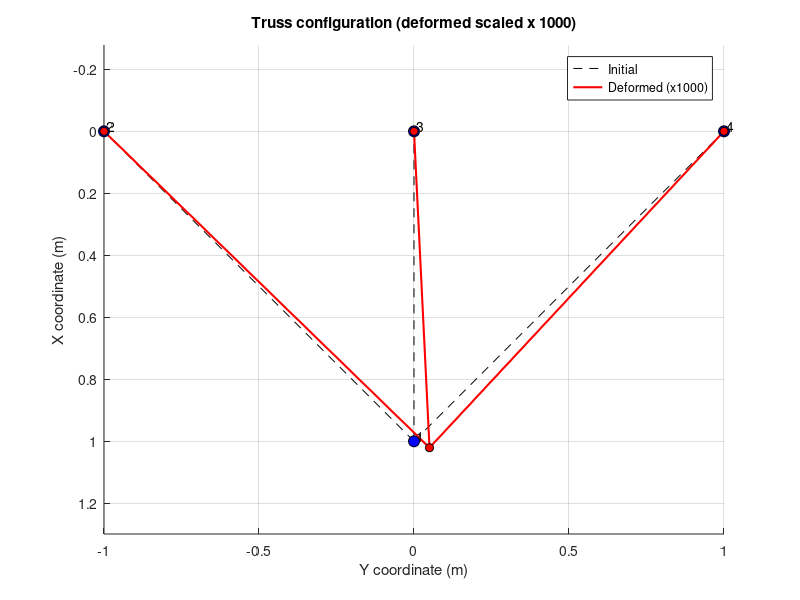

Recreate this plot in MATLAB.
%% FEA Project
%Authors ; Nathan FAGNOU
clc;
clear;
close all;

%% Data of the problem

% Variables
Nn = 4; % Number of nodes
Nr = 3; % Number of rods
L = 1; % Length of the rod
P = 1000; % Force applied on the system
alpha = pi/4; % Angle linked to P 

Module = ones(Nr, 1) * 200e9; % Young modulus E (Pa)
Section = ones(Nr, 1) * 1e-4;  % Section A (m^2)

Coord = [
    L, 0;  % Nod A 
    0, -L; % Nod B
    0, 0;  % Nod C
    0, L;  % Nod D
];

% Connectivity of elements
Connec = [
    1, 2; % Rod 1 (A-B)
    1, 3; % Rod 2 (A-C)
    1, 4; % Rod 3 (A-D)
];
% ---------------------------------------------------------------------

% P decomposition
P_X = P * cos(alpha);
P_Y = P * sin(alpha);

% Matrix orientation / length creation
Length = zeros(Nr, 1);
Orient = zeros(Nr, 1);

for i = 1:Nr
    n1 = Connec(i, 1);
    n2 = Connec(i, 2);

    x1 = Coord(n1, 1); y1 = Coord(n1, 2);
    x2 = Coord(n2, 1); y2 = Coord(n2, 2);

    dX = x2 - x1;
    dY = y2 - y1;

    Length(i) = sqrt(dX^2 + dY^2); % Using Pythagore
    Orient(i) = atan2(dY, dX);
end

%% Boundary conditions
% BC: Ux = 0 and Uy = 0 for nodes 2,3,4 (B, C, D)
BC_Ux = ones(Nn, 1);   % 1 means the node is fixed 
BC_Uy = ones(Nn, 1);   % same
VAL_Ux = zeros(Nn, 1); 
VAL_Uy = zeros(Nn, 1);

BC_Ux(1) = 0; BC_Uy(1) = 0;  % A is the only nod free  


% Force BCs
BC_Fx = zeros(Nn, 1);  % No external forces except for A (see after )
BC_Fy = zeros(Nn, 1);  % Same following Y 
VAL_Fx = zeros(Nn, 1);
VAL_Fy = zeros(Nn, 1);

% load P at node 1
BC_Fx(1) = 1; BC_Fy(1) = 1;
VAL_Fx(1) = P_X;
VAL_Fy(1) = P_Y;

%initialisation of vector F_global and q_global
N_dof_global = 2 * Nn;  % Definition of the number of degrees of freedom
Row_Column_elimin = zeros(N_dof_global,1);  % allow to set DOF for each nods
q_global = zeros(N_dof_global,1);  % Initialisation of displacement vector
F_global = zeros(N_dof_global,1);  % Same for the force 

for i = 1:Nn
    idx_ux = 2*i - 1; % 1 is X1, 3 is X3, etcc
    idx_uy = 2*i; % same for y
    Row_Column_elimin(idx_ux) = BC_Ux(i);  % applied to each nod
    Row_Column_elimin(idx_uy) = BC_Uy(i);
    q_global(idx_ux) = VAL_Ux(i);
    q_global(idx_uy) = VAL_Uy(i);
    F_global(idx_ux) = VAL_Fx(i);
    F_global(idx_uy) = VAL_Fy(i);
end

%% Definition of global stiffness matrix K 
N_dof_global = 2 * Nn; % Number of degrees of freedom
K = zeros(N_dof_global, N_dof_global);

for i = 1:Nr
    E = Module(i);
    A = Section(i);
    L_rod = Length(i);

    n1_idx = Connec(i, 1);
    n2_idx = Connec(i, 2);

    dX = Coord(n2_idx, 1) - Coord(n1_idx, 1);
    dY = Coord(n2_idx, 2) - Coord(n1_idx, 2);

    c = dX / L_rod;
    s = dY / L_rod;
    % Element stiffness matrix
    Ke = (E * A / L_rod) * [
        c^2,  c*s,  -c^2,  -c*s;
        c*s,  s^2,  -c*s,  -s^2;
       -c^2, -c*s,  c^2,   c*s;
       -c*s, -s^2,  c*s,   s^2;
    ];

    % Display element stiffness
    fprintf('\nElement %d: length = %.4f m, cos = %1.6f, sin = %1.6f\n', i, L_rod, c, s);
    fprintf('Ke (element %d):\n', i);
    disp(Ke);

    dof_n1 = [2*n1_idx - 1, 2*n1_idx];
    dof_n2 = [2*n2_idx - 1, 2*n2_idx];

    % Global DOF indices for this element
    dof_global = [dof_n1, dof_n2];
    for j = 1:4
        for k = 1:4
            K(dof_global(j), dof_global(k)) = K(dof_global(j), dof_global(k)) + Ke(j,k);
        end
    end
end

fprintf('\n Global stiffness matrix K \n');
disp(K);

%% Reduced stiffness matrix and reduced load vector  % suppression of fixed dof

dof_free = find(Row_Column_elimin == 0); % vector for nod of unknown displacment
dof_fixed = find(Row_Column_elimin == 1);
q_fixed = q_global(dof_fixed); 

N_BC_U = sum(Row_Column_elimin); % sum of fixed dof
N_dof_reduced = N_dof_global - N_BC_U; % sie of the system

if N_dof_reduced > 0
    K_red = K(dof_free, dof_free);
    fprintf('\n Reduced stiffness matrix K_red (kept DOFs only)\n');
    disp(K_red);

    F_free = F_global(dof_free);  % force vector for A
    K_fc = K(dof_free, dof_fixed);
    Correction_term = K_fc * q_fixed;
    F_red = F_free - Correction_term;
end
    fprintf('Reduced load vector F_red \n');
    disp(F_red');

%% Solve reduced system
if N_dof_reduced > 0
    q_red = K_red \ F_red; % to resolve our linear system
else
    q_red = [];
end

% Rebuild full displacement vector q
if N_dof_reduced > 0
    q_red = K_red \ F_red; % to resolve our linear system
else
    q_red = [];
end
% Rebuild full displacement vector q
q = zeros(N_dof_global, 1);
q(dof_free) = q_red; % assigned value for dof
q(dof_fixed) = q_fixed; % same thing for fixed dof
Nodal_Displacements = reshape(q, 2, Nn)'; % [Ux, Uy] per node

fprintf('\n---------------------------------------------------\n');
fprintf('Load and alpha\n');
fprintf('Load P = %.2f N, Angle alpha = %.2f deg\n', P, rad2deg(alpha));
fprintf('---------------------------------------------------\n\n');

fprintf('Nodal displacements (Ux, Uy) [m]:\n');
fprintf('-------------------------------------------------------------------\n');
for i = 1:Nn
    fprintf('Nœud %d | U_x%d = %1.10e (m) | U_y%d = %1.10e (m)\n', ...
            i, i, Nodal_Displacements(i,1), i, Nodal_Displacements(i,2));
end
fprintf('-------------------------------------------------------------------\n');

%% Reaction forces
R_global = K * q;
R_nodal = reshape(R_global, 2, Nn)';

fprintf('\nReaction forces at constrained DOFs and applied forces (Rx, Ry) [N]:\n');
fprintf('Node | Rx (N)            | Ry (N)\n');
fprintf('---------------------------------------------\n');
for i = 1:Nn
    if Row_Column_elimin(2*i-1) == 1 || Row_Column_elimin(2*i) == 1
        Reaction_X = R_nodal(i,1);
        Reaction_Y = R_nodal(i,2);

        if Row_Column_elimin(2*i-1) == 0
            Reaction_X = F_global(2*i-1);
        end
        if Row_Column_elimin(2*i) == 0
            Reaction_Y = F_global(2*i);
        end
        fprintf('%4d | %1.6f           | %1.6f\n', i, Reaction_X, Reaction_Y);
    end
end
fprintf('---------------------------------------------\n');

%% Visualization 
scale_factor = 1000;
Coord_deformed = Coord + scale_factor * Nodal_Displacements;
figure;
hold on;
grid on;
title(sprintf('Truss configuration (deformed scaled x %d)', scale_factor));
% Horizontal axis is Y
xlabel('Y coordinate (m)'); 
% Vertical axis is X
ylabel('X coordinate (m)'); 
% Use to invert axis 
set(gca, 'YDir', 'reverse');
% ------------------------------------------------------------------------------------------

% Plot initial configuration (y vs x)
for i = 1:Nr
    n1 = Connec(i,1);
    n2 = Connec(i,2);
    if i == 1
        h_initial = plot([Coord(n1,2), Coord(n2,2)], [Coord(n1,1), Coord(n2,1)], 'k--');
    else
        plot([Coord(n1,2), Coord(n2,2)], [Coord(n1,1), Coord(n2,1)], 'k--');
    end
end

% Plot deformed configuration
for i = 1:Nr
    n1 = Connec(i,1);
    n2 = Connec(i,2);
    if i == 1
        h_deformed = plot([Coord_deformed(n1,2), Coord_deformed(n2,2)], [Coord_deformed(n1,1), Coord_deformed(n2,1)], 'r-','LineWidth',1.5);
    else
        plot([Coord_deformed(n1,2), Coord_deformed(n2,2)], [Coord_deformed(n1,1), Coord(n2,1)], 'r-','LineWidth',1.5);
    end
end

plot(Coord(:,2), Coord(:,1), 'ko', 'MarkerFaceColor', 'b', 'MarkerSize', 8);
text(Coord(:,2), Coord(:,1), arrayfun(@(k) sprintf(' %d',k), (1:Nn)','UniformOutput',false), 'VerticalAlignment', 'bottom', 'HorizontalAlignment', 'left', 'FontSize', 10);
plot(Coord_deformed(:,2), Coord_deformed(:,1), 'ko', 'MarkerFaceColor', 'r', 'MarkerSize', 6);
legend([h_initial, h_deformed], 'Initial', sprintf('Deformed (x%d)', scale_factor), 'Location', 'best');
axis equal;
hold off;
